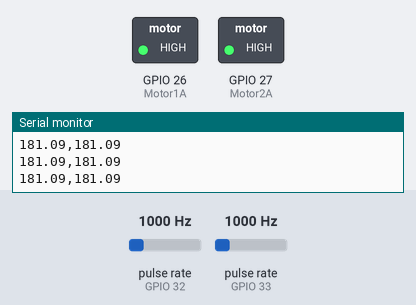
Simulated run of this sketch. Board: ESP32. Parts: switched loads named in the sketch (green lamp = pin HIGH), the last lines printed to the serial monitor. Wiring (inferred from the names in the program): 2 × pulse sensor: data GPIO 32 / data GPIO 33. The inputs (shaded band) are chosen by the test bench; at power-on: pulse rate (sensors on GPIO 32, GPIO 33) 1000 Hz.

Above: at 1.3 s.
1.4 s: pulse rate (sensor on GPIO 32) set to 3750 Hz
At 2.5 s:
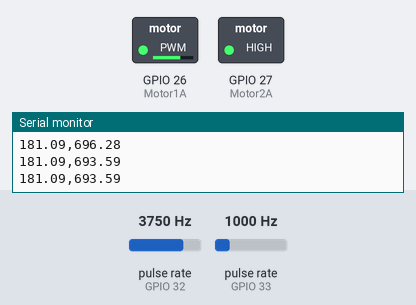
4.4 s: pulse rate (sensor on GPIO 32) set to 4900 Hz
At 5.26 s:
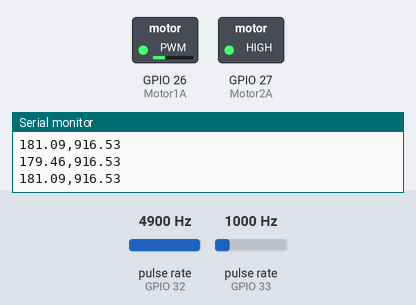
7.4 s: pulse rate (sensor on GPIO 33) set to 3750 Hz
10.4 s: pulse rate (sensor on GPIO 33) set to 100 Hz
11.9 s: pulse rate (sensor on GPIO 32) set to 100 Hz
At 13.1 s:
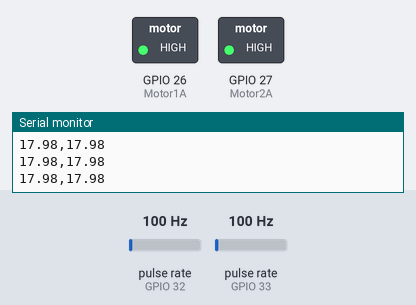
Timing chart, 0 to 14.4 s (numbered marks = the images above; inputs shaded):
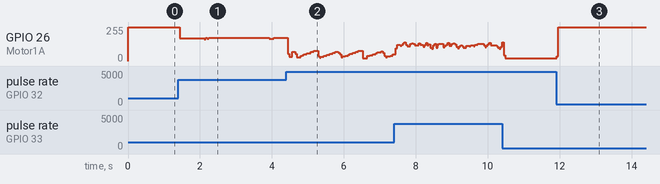

The sketch:

src.ino
```cpp
TaskHandle_t Task1;
TaskHandle_t Task2;

#define ENCODER_1A 32
#define ENCODER_2A 33

int _1msclock = 0;

int L_set_rpm = 1000;
float L_dutyCycle = 100;
unsigned long L_prev_time = 0;
float L_rpm = 0;
float L_rpm_error_pre = 0;
int L_deltaT;
unsigned long L_distance_covered = 0;//mm

int R_set_rpm = 2000;
float R_dutyCycle = 100;
unsigned long R_prev_time = 0;
float R_rpm = 0;
int R_deltaT;
unsigned long R_distance_covered = 0;//mm
//rpm meter
void IRAM_ATTR L_encoder_isr() {
  L_deltaT = micros()-L_prev_time;
  L_prev_time = micros();
}
void IRAM_ATTR R_encoder_isr() {
  R_deltaT = micros()-R_prev_time;
  R_prev_time = micros();
}
// motor setup
const int Motor1A = 26;
const int Motor1B = 27;
const int Motor2A = 27;
const int Motor2B= 35;
// setting PWM properties
const int freq = 15625;
const int L_motor_channel = 0;
const int R_motor_channel = 1;
const int resolution = 12;

void setup() {
  Serial.begin(115200);

  pinMode(ENCODER_1A, INPUT_PULLUP);
  pinMode(ENCODER_2A, INPUT_PULLUP);

  // Attaching the ISR to encoder A
  attachInterrupt(digitalPinToInterrupt(ENCODER_1A), L_encoder_isr, RISING);
  attachInterrupt(digitalPinToInterrupt(ENCODER_2A), R_encoder_isr, RISING);


  ledcSetup(L_motor_channel, freq, resolution);
  ledcAttachPin(Motor1A, L_motor_channel);
  ledcSetup(R_motor_channel, freq, resolution);
  ledcAttachPin(Motor2A, R_motor_channel);

  //create a task that will be executed in the Task1code() function, with priority 1 and executed on core 0
  xTaskCreatePinnedToCore(
                    Task1code,   /* Task function. */
                    "Task1",     /* name of task. */
                    10000,       /* Stack size of task */
                    NULL,        /* parameter of the task */
                    0,           /* priority of the task */
                    &Task1,      /* Task handle to keep track of created task */
                    0);          /* pin task to core 0 */
  delay(50);

  //create a task that will be executed in the Task2code() function, with priority 1 and executed on core 1
  xTaskCreatePinnedToCore(
                    Task2code,   /* Task function. */
                    "Task2",     /* name of task. */
                    10000,       /* Stack size of task */
                    NULL,        /* parameter of the task */
                    1,           /* priority of the task */
                    &Task2,      /* Task handle to keep track of created task */
                    1);          /* pin task to core 1 */
    delay(50);
}

void Task1code( void * pvParameters ){
  Serial.print("Task1 running on core ");
  Serial.println(xPortGetCoreID());

  for(;;){
    if(millis() - _1msclock >=1){
    L_rpm = (float)(60000000)/(L_deltaT*334);
    float L_rpm_error = L_set_rpm - L_rpm;
    L_dutyCycle += L_rpm_error * 0.005 + ((L_rpm_error-L_rpm_error_pre)/0.001) * 5;
    L_dutyCycle = constrain(L_dutyCycle,0,4095);
    ledcWrite(L_motor_channel, L_dutyCycle);
    L_rpm_error_pre = L_rpm_error;


    R_rpm = (float)(60000000)/(R_deltaT*334);
    float R_rpm_error = R_set_rpm - R_rpm;
    R_dutyCycle += R_rpm_error * 0.01;
    R_dutyCycle = constrain(R_dutyCycle,0,4095);
    ledcWrite(R_motor_channel, R_dutyCycle);
    }

  }
}

void Task2code( void * pvParameters ){
  Serial.print("Task2 running on core ");
  Serial.println(xPortGetCoreID());

  for(;;){
      Serial.print(R_rpm);
      Serial.print(",");
      Serial.println(L_rpm);
    delay(55);
  }
}

void loop() {
  //do not write anything
  vTaskDelete(NULL);
}
```

Measured:
- after the input at 1.4 s, GPIO 26 (Motor1A): 255/255 → 172/255 after 0.05 s, → 174/255 0.68 s later, → 166/255 1.8 s later, → 173/255 0.12 s later
- after the input at 11.9 s, GPIO 26 (Motor1A): 21/255 → 255/255 at once
